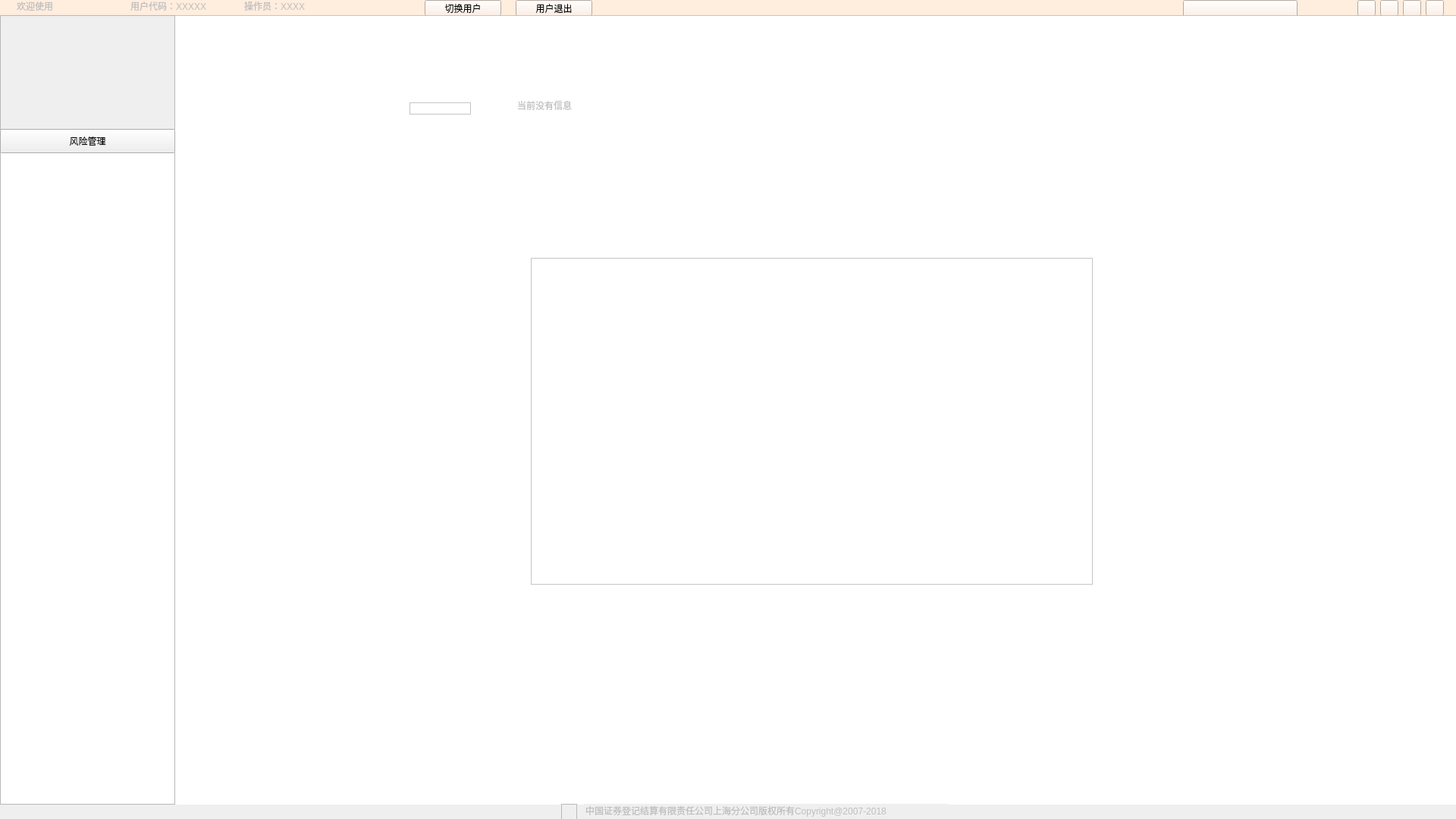
<?xml version="1.0" encoding="UTF-8"?>
<ui version="4.0">
 <class>riskManagement</class>
 <widget class="QWidget" name="riskManagement">
  <property name="geometry">
   <rect>
    <x>0</x>
    <y>0</y>
    <width>1920</width>
    <height>1080</height>
   </rect>
  </property>
  <property name="windowTitle">
   <string>Form</string>
  </property>
  <widget class="QWidget" name="widget" native="true">
   <property name="geometry">
    <rect>
     <x>0</x>
     <y>0</y>
     <width>1920</width>
     <height>21</height>
    </rect>
   </property>
   <property name="styleSheet">
    <string notr="true">background-color: rgb(255, 237, 222);</string>
   </property>
   <widget class="QLineEdit" name="lineEdit">
    <property name="enabled">
     <bool>false</bool>
    </property>
    <property name="geometry">
     <rect>
      <x>20</x>
      <y>0</y>
      <width>113</width>
      <height>21</height>
     </rect>
    </property>
    <property name="text">
     <string>欢迎使用</string>
    </property>
    <property name="frame">
     <bool>false</bool>
    </property>
   </widget>
   <widget class="QLineEdit" name="lineEdit_2">
    <property name="enabled">
     <bool>false</bool>
    </property>
    <property name="geometry">
     <rect>
      <x>170</x>
      <y>0</y>
      <width>113</width>
      <height>21</height>
     </rect>
    </property>
    <property name="text">
     <string>用户代码：XXXXX</string>
    </property>
    <property name="frame">
     <bool>false</bool>
    </property>
   </widget>
   <widget class="QToolButton" name="toolButton">
    <property name="geometry">
     <rect>
      <x>560</x>
      <y>0</y>
      <width>101</width>
      <height>21</height>
     </rect>
    </property>
    <property name="text">
     <string>切换用户</string>
    </property>
   </widget>
   <widget class="QToolButton" name="toolButton_2">
    <property name="geometry">
     <rect>
      <x>680</x>
      <y>0</y>
      <width>101</width>
      <height>21</height>
     </rect>
    </property>
    <property name="text">
     <string>用户退出</string>
    </property>
   </widget>
   <widget class="QLineEdit" name="lineEdit_3">
    <property name="enabled">
     <bool>false</bool>
    </property>
    <property name="geometry">
     <rect>
      <x>320</x>
      <y>0</y>
      <width>113</width>
      <height>21</height>
     </rect>
    </property>
    <property name="text">
     <string>操作员：XXXX</string>
    </property>
    <property name="frame">
     <bool>false</bool>
    </property>
   </widget>
   <widget class="QToolButton" name="toolButton_3">
    <property name="geometry">
     <rect>
      <x>1880</x>
      <y>0</y>
      <width>24</width>
      <height>21</height>
     </rect>
    </property>
    <property name="icon">
     <iconset resource="image.qrc">
      <normaloff>:/image/close.png</normaloff>:/image/close.png</iconset>
    </property>
    <property name="iconSize">
     <size>
      <width>24</width>
      <height>21</height>
     </size>
    </property>
   </widget>
   <widget class="QToolButton" name="toolButton_4">
    <property name="geometry">
     <rect>
      <x>1850</x>
      <y>0</y>
      <width>24</width>
      <height>21</height>
     </rect>
    </property>
    <property name="icon">
     <iconset resource="image.qrc">
      <normaloff>:/image/rewindow.png</normaloff>:/image/rewindow.png</iconset>
    </property>
    <property name="iconSize">
     <size>
      <width>24</width>
      <height>21</height>
     </size>
    </property>
   </widget>
   <widget class="QToolButton" name="toolButton_6">
    <property name="geometry">
     <rect>
      <x>1820</x>
      <y>0</y>
      <width>24</width>
      <height>21</height>
     </rect>
    </property>
    <property name="icon">
     <iconset resource="image.qrc">
      <normaloff>:/image/minit.png</normaloff>:/image/minit.png</iconset>
    </property>
    <property name="iconSize">
     <size>
      <width>24</width>
      <height>21</height>
     </size>
    </property>
   </widget>
   <widget class="QToolButton" name="toolButton_5">
    <property name="geometry">
     <rect>
      <x>1790</x>
      <y>0</y>
      <width>24</width>
      <height>21</height>
     </rect>
    </property>
    <property name="icon">
     <iconset resource="image.qrc">
      <normaloff>:/image/help.png</normaloff>:/image/help.png</iconset>
    </property>
    <property name="iconSize">
     <size>
      <width>24</width>
      <height>21</height>
     </size>
    </property>
   </widget>
   <widget class="QPushButton" name="pushButton">
    <property name="geometry">
     <rect>
      <x>1560</x>
      <y>0</y>
      <width>151</width>
      <height>23</height>
     </rect>
    </property>
    <property name="styleSheet">
     <string notr="true">image: url(:/image/PROPcombobox.png);</string>
    </property>
   </widget>
  </widget>
  <widget class="QWidget" name="widget_3" native="true">
   <property name="geometry">
    <rect>
     <x>0</x>
     <y>20</y>
     <width>1920</width>
     <height>1041</height>
    </rect>
   </property>
   <widget class="QFrame" name="frame">
    <property name="geometry">
     <rect>
      <x>0</x>
      <y>0</y>
      <width>231</width>
      <height>151</height>
     </rect>
    </property>
    <property name="styleSheet">
     <string notr="true">border-image: url(:/image/PROPlogo.png);</string>
    </property>
    <property name="frameShape">
     <enum>QFrame::StyledPanel</enum>
    </property>
    <property name="frameShadow">
     <enum>QFrame::Raised</enum>
    </property>
   </widget>
   <widget class="QStackedWidget" name="stackedWidget">
    <property name="geometry">
     <rect>
      <x>0</x>
      <y>150</y>
      <width>231</width>
      <height>891</height>
     </rect>
    </property>
    <widget class="QWidget" name="page">
     <widget class="QTreeView" name="treeView">
      <property name="geometry">
       <rect>
        <x>0</x>
        <y>30</y>
        <width>231</width>
        <height>861</height>
       </rect>
      </property>
     </widget>
     <widget class="QToolButton" name="toolButton_15">
      <property name="geometry">
       <rect>
        <x>0</x>
        <y>0</y>
        <width>231</width>
        <height>32</height>
       </rect>
      </property>
      <property name="text">
       <string>风险管理</string>
      </property>
      <property name="icon">
       <iconset resource="image.qrc">
        <normaloff>:/image/dashboard.png</normaloff>:/image/dashboard.png</iconset>
      </property>
      <property name="iconSize">
       <size>
        <width>20</width>
        <height>20</height>
       </size>
      </property>
      <property name="toolButtonStyle">
       <enum>Qt::ToolButtonTextBesideIcon</enum>
      </property>
     </widget>
    </widget>
    <widget class="QWidget" name="page_2"/>
   </widget>
   <widget class="QStackedWidget" name="stackedWidget_2">
    <property name="geometry">
     <rect>
      <x>230</x>
      <y>0</y>
      <width>1691</width>
      <height>1041</height>
     </rect>
    </property>
    <widget class="QWidget" name="page_3">
     <property name="styleSheet">
      <string notr="true">background-color: rgb(255, 255, 255);</string>
     </property>
     <widget class="QFrame" name="frame_2">
      <property name="geometry">
       <rect>
        <x>0</x>
        <y>0</y>
        <width>1691</width>
        <height>111</height>
       </rect>
      </property>
      <property name="styleSheet">
       <string notr="true">border-image: url(:/image/riskmanagertop.png);</string>
      </property>
      <property name="frameShape">
       <enum>QFrame::StyledPanel</enum>
      </property>
      <property name="frameShadow">
       <enum>QFrame::Raised</enum>
      </property>
     </widget>
     <widget class="QLineEdit" name="lineEdit_5">
      <property name="geometry">
       <rect>
        <x>0</x>
        <y>110</y>
        <width>1691</width>
        <height>23</height>
       </rect>
      </property>
      <property name="frame">
       <bool>false</bool>
      </property>
     </widget>
     <widget class="QFrame" name="frame_3">
      <property name="geometry">
       <rect>
        <x>310</x>
        <y>115</y>
        <width>81</width>
        <height>16</height>
       </rect>
      </property>
      <property name="styleSheet">
       <string notr="true">border-image: url(:/image/newmessage.png);</string>
      </property>
      <property name="frameShape">
       <enum>QFrame::StyledPanel</enum>
      </property>
      <property name="frameShadow">
       <enum>QFrame::Raised</enum>
      </property>
     </widget>
     <widget class="QLineEdit" name="lineEdit_6">
      <property name="enabled">
       <bool>false</bool>
      </property>
      <property name="geometry">
       <rect>
        <x>450</x>
        <y>110</y>
        <width>1241</width>
        <height>23</height>
       </rect>
      </property>
      <property name="text">
       <string>当前没有信息</string>
      </property>
      <property name="frame">
       <bool>false</bool>
      </property>
     </widget>
     <widget class="QFrame" name="frame_4">
      <property name="geometry">
       <rect>
        <x>470</x>
        <y>320</y>
        <width>741</width>
        <height>431</height>
       </rect>
      </property>
      <property name="styleSheet">
       <string notr="true">border-image: url(:/image/welcomedashboard.png);</string>
      </property>
      <property name="frameShape">
       <enum>QFrame::StyledPanel</enum>
      </property>
      <property name="frameShadow">
       <enum>QFrame::Raised</enum>
      </property>
     </widget>
    </widget>
    <widget class="QWidget" name="page_4"/>
   </widget>
   <zorder>stackedWidget_2</zorder>
   <zorder>frame</zorder>
   <zorder>stackedWidget</zorder>
  </widget>
  <widget class="QWidget" name="widget_4" native="true">
   <property name="geometry">
    <rect>
     <x>0</x>
     <y>1060</y>
     <width>1920</width>
     <height>21</height>
    </rect>
   </property>
   <widget class="QLineEdit" name="lineEdit_4">
    <property name="enabled">
     <bool>false</bool>
    </property>
    <property name="geometry">
     <rect>
      <x>770</x>
      <y>0</y>
      <width>481</width>
      <height>23</height>
     </rect>
    </property>
    <property name="inputMask">
     <string/>
    </property>
    <property name="text">
     <string>中国证券登记结算有限责任公司上海分公司版权所有Copyright@2007-2018</string>
    </property>
    <property name="frame">
     <bool>false</bool>
    </property>
   </widget>
   <widget class="QFrame" name="frame_5">
    <property name="geometry">
     <rect>
      <x>740</x>
      <y>0</y>
      <width>21</width>
      <height>21</height>
     </rect>
    </property>
    <property name="styleSheet">
     <string notr="true">border-image: url(:/image/china-logo.png);</string>
    </property>
    <property name="frameShape">
     <enum>QFrame::StyledPanel</enum>
    </property>
    <property name="frameShadow">
     <enum>QFrame::Raised</enum>
    </property>
   </widget>
  </widget>
 </widget>
 <resources>
  <include location="image.qrc"/>
 </resources>
 <connections/>
</ui>
